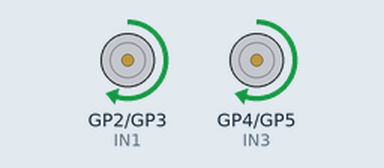
This program was run on a simulated Raspberry Pi Pico running MicroPython. Shown: motor-driver pin pairs drawn as motors (green arrow = first pin HIGH = forward, orange = second pin HIGH = backward, longer = more drive).

Above: at 1.0 s.
At 3.0 s:
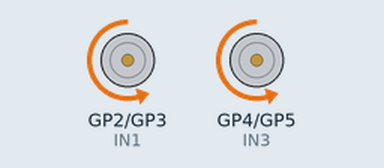
At 5.0 s:
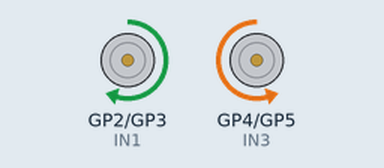
At 7.0 s:
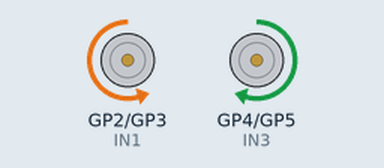
Timing chart, 0 to 11.7 s (numbered marks = the images above):
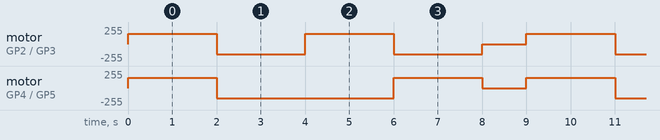

The program:

motor_test.py
```python
from machine import Pin, PWM
from time import sleep

# Assign pins
IN1 = PWM(Pin(2))
IN2 = PWM(Pin(3))
IN3 = PWM(Pin(4))
IN4 = PWM(Pin(5))

# Set PWM frequency (about 1 kHz works well)
for pin in (IN1, IN2, IN3, IN4):
    pin.freq(1000)

def motorA_forward(speed):
    IN1.duty_u16(speed)
    IN2.duty_u16(0)

def motorA_backward(speed):
    IN1.duty_u16(0)
    IN2.duty_u16(speed)

def motorA_stop():
    IN1.duty_u16(0)
    IN2.duty_u16(0)

def motorB_forward(speed):
    IN3.duty_u16(speed)
    IN4.duty_u16(0)

def motorB_backward(speed):
    IN3.duty_u16(0)
    IN4.duty_u16(speed)

def steer_left(speed):
    motorA_forward(speed)
    motorB_backward(speed)

def steer_right(speed):
    motorA_backward(speed)
    motorB_forward(speed)


def motorB_stop():
    IN3.duty_u16(0)
    IN4.duty_u16(0)

# ---- Demo sequence ----
while True:
    try:
        motorA_forward(40000)   # ~60% duty
        motorB_forward(40000)
        sleep(2)

        motorA_backward(40000)
        motorB_backward(40000)
        sleep(2)

        steer_left(40000)
        sleep(2)

        steer_right(40000)
        sleep(2)

        motorA_stop()
        motorB_stop()
        sleep(1)
    except KeyboardInterrupt:
        break

for i in (2,3,4,5):
    Pin(i, Pin.OUT)

print("Finished...")
```

Measured:
- by itself, motor on GP4 (IN3) / GP5 (IN4): repeats every 9.0 s: backward 156/255 4.0 s, forward 156/255 2.0 s, stopped 1.0 s, forward 156/255 2.0 s
- by itself, motor on GP2 (IN1) / GP3 (IN2): repeats every 9.0 s: backward 156/255 2.0 s, forward 156/255 2.0 s, backward 156/255 2.0 s, stopped 1.0 s, forward 156/255 2.0 s
